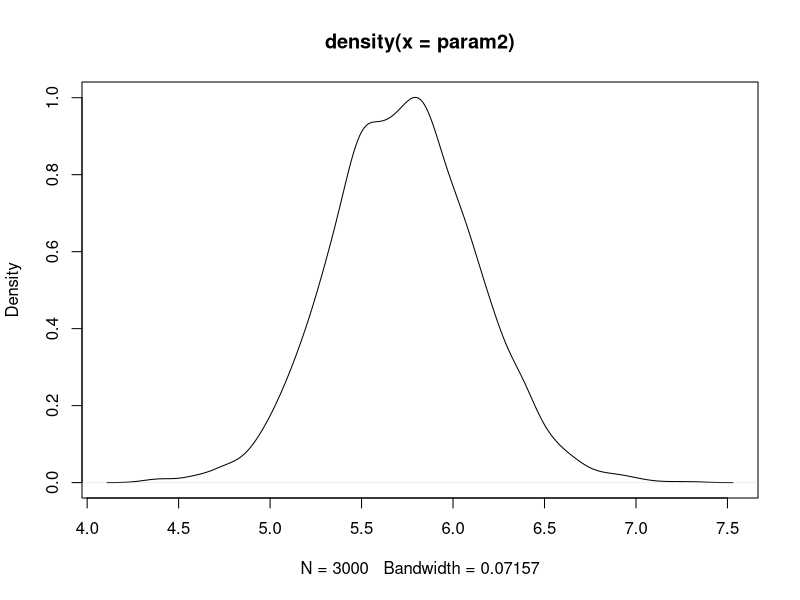
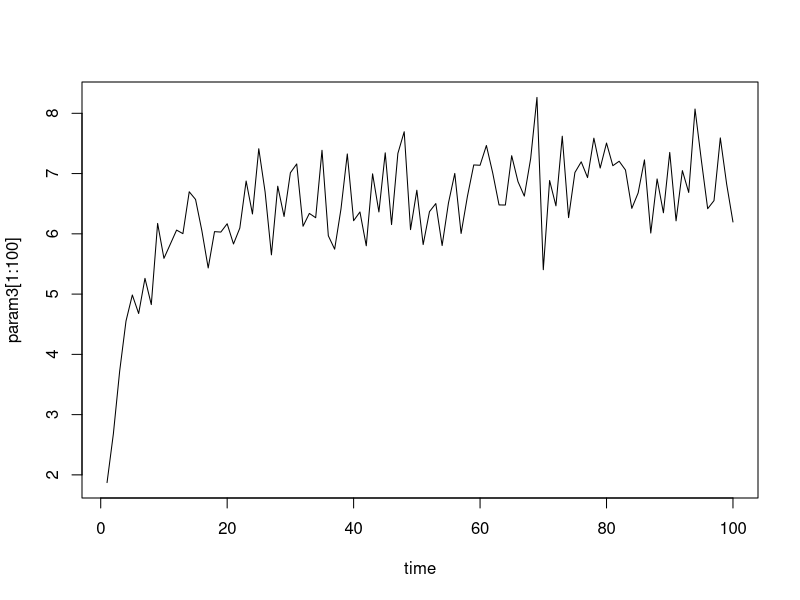
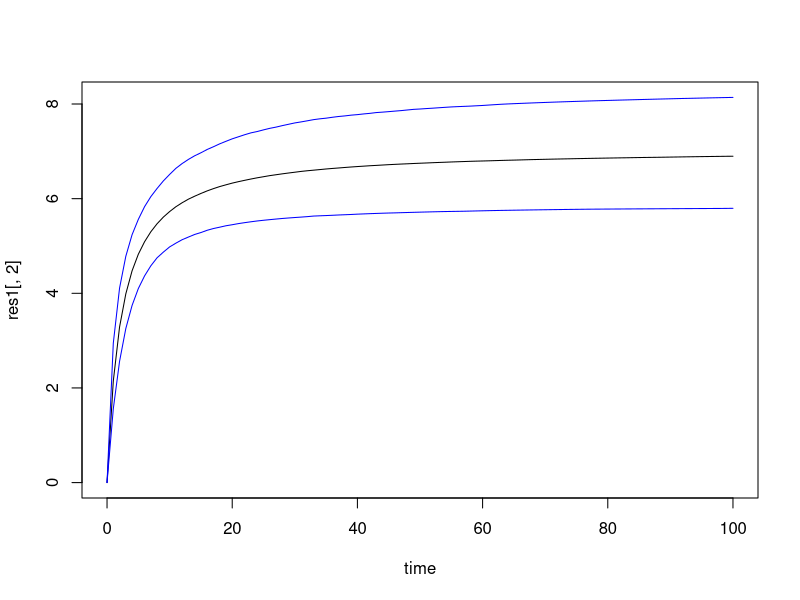

Recreate these plots in R, in order.
########
########https://bayescourse.updog.co/8A_MLE.html
param<- read.csv("estimated parameters.csv", header=T)
param
###calculate mean and 95% CI for the params
m.b1<-mean(param$b0)
m.b2<-mean(param$b1)
m.b3<-mean(param$b)
m.theta<-mean(param$theta2)
###for gamma distribution
mean<- c(m.b1,m.b2,m.b3,m.theta)
mean
c1<-quantile(param$b0,c(0.025,0.975))
c2<-quantile(param$b1,c(0.025,0.975))
c3<-quantile(param$b,c(0.025,0.975))
c4<-quantile(param$theta,c(0.025,0.975))
CI<- c(c1,c2,c3,c4)
mean
CI

#########calcualte the expression for biomass#depends on B0, b1, and b
#########for fertility of 3, and time for 10 years
######obtain post distribution for mean biomass
# E[B]= exp (b0+b1F)*t/b+t

library(dplyr)
param2= exp(param$b0+param$b1*3)*10/(param$b+10)
#pdf

plot(density(param2),type='l')
mean(param2)
quantile(param2, c(0.025,0.975))

##what is the probability that biomass >6 for f=3, t=10?
#integral of distribution of area under the curve

mean(param2>6)#in R param2>6 generate length (param2) numbers of true and false
#if we sum (param2>6), gives us count of samples >6, as it is summing number of trues

######plot time and biomass, for fertility=3
time= seq(1,100, by=1)
param3= exp(param$b0+param$b1*3)*time/(param$b+time)
length(param3)
plot(time, param3[1:100], type='l')
#### at each time step
time= seq(0,100, by=1)
ntime= length(time)
 
#empty matrix
res=rep(NA, ntime)
res1<- matrix(NA,ntime,3)


for (i in 1:ntime) {
param3= exp(param$b0+param$b1*3)*time[i]/(param$b+time[i])
res1[i,]= quantile(param3,c(0.025,0.5,0.975))
print(res1)
  }
  
  plot(time,res1[,2], type='l', ylim= range(res1))
  lines(time, res1[,1], type = 'l', col='blue')
  lines(time, res1[,3], type = 'l', col='blue')
  